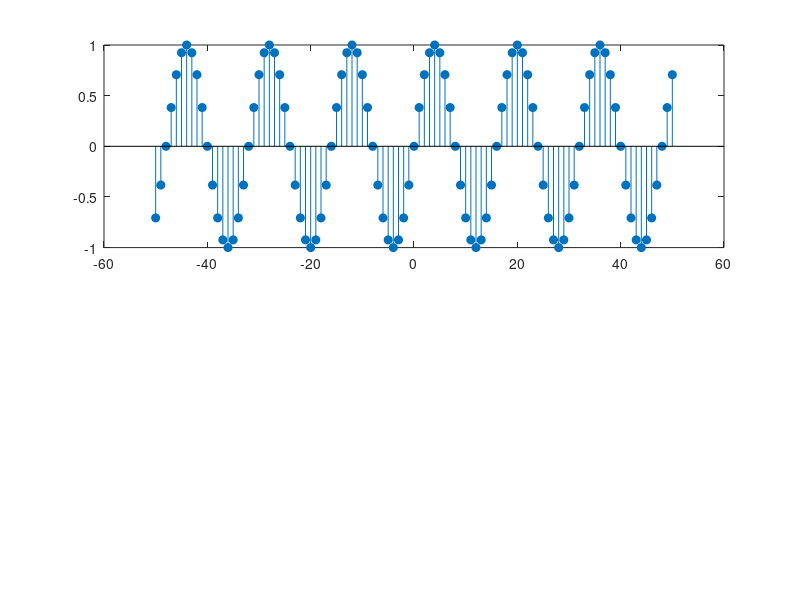

Reproduce this figure in MATLAB. (Note: this script raises an error after producing the figure.)
n=-50:50
x1=sin(0.125*pi*n)
subplot(2,1,1)
stem(n,x1,"filled")
title('$x_1(n)=sin(0.125\pi n)$',Interpreter='latex')
subplot(2,1,2)
[x2 n2]=dnsample(x1,n,4)
stem(n2,x2,'filled','k')
title('$x_2=x_1(4n)$',Interpreter='latex')
xlabel('n'),ylabel('x2')